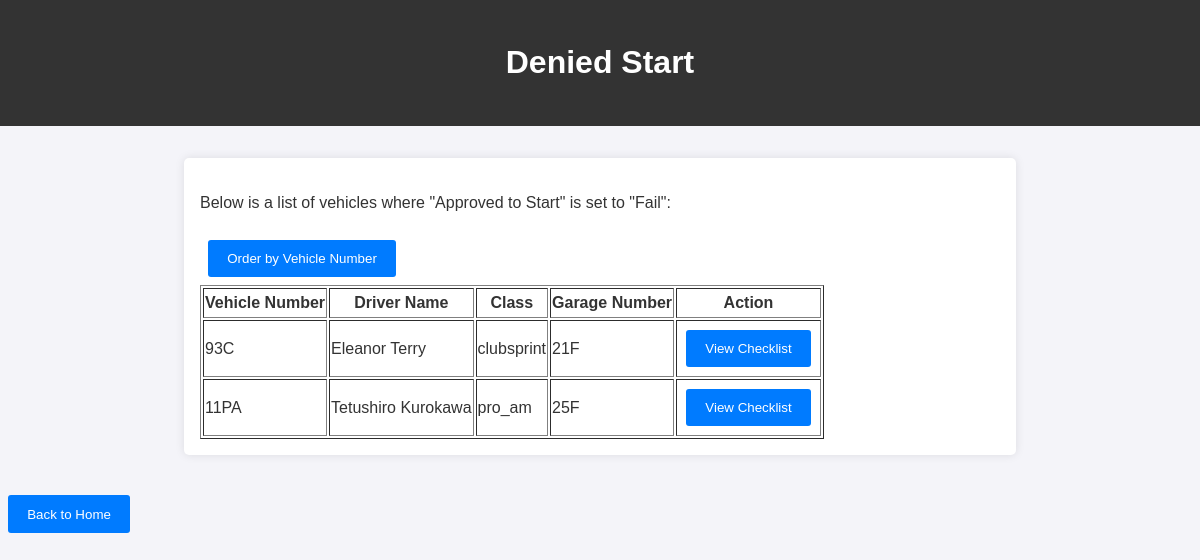
/denied_start?order_by=garage_number, run on the app's committed database.
### models.py (models this page shows)
class Entry(db.Model):
    __tablename__ = 'entries'
    id = db.Column(db.Integer, primary_key=True)  # Unique ID for each entry
    vehicle_number = db.Column(db.String(5), nullable=False)
    vehicle_make = db.Column(db.String(255), nullable=False)
    vehicle_model = db.Column(db.String(255), nullable=False)
    vehicle_type = db.Column(db.String(2), nullable=False, default='W')
    garage_number = db.Column(db.String(255), nullable=True)
    log_book_number = db.Column(db.String(255), nullable=True)
    licence_number = db.Column(db.String(255), nullable=False, default='000000')
    driver_name = db.Column(db.String(255), nullable=False)
    team_name = db.Column(db.String(255), nullable=True)
    class_type = db.Column(db.String(255), nullable=True)  # Renamed from 'class'
    Inspection_report = db.Column(db.Boolean, nullable=False, default=False)
    approved_to_start = db.Column(db.Boolean, nullable=False, default=False)
    failed_items = db.Column(db.Boolean, nullable=False, default=False)
    inspection_checklist = db.relationship('InspectionChecklist', backref='entry', lazy=True)

### app.py (the view, shortened to what this page needs)
@app.route('/denied_start')
def denied_start():
    order_by = request.args.get('order_by', 'vehicle_number')
    if order_by == 'garage_number':
        order_column = func.cast(
            func.substr(
                Entry.garage_number,
                1,
                func.instr(Entry.garage_number + 'A', 'A') - 1
            ),
            Integer
        )
    items = db.session.query(
        Entry.id.label('entry_id'),
        Entry.vehicle_number,
        Entry.driver_name,
        Entry.class_type,
        Entry.garage_number
    ).join(InspectionChecklist, Entry.id == InspectionChecklist.entry_id) \
     .join(InspectionItem, InspectionChecklist.id == InspectionItem.checklist_id) \
     .filter(InspectionItem.item_name == "Approved to Start") \
     .filter(InspectionItem.status == "Fail") \
     .order_by(order_column).all()
    return render_template('denied_start.html', items=items, order_by=order_by)

### app.py (called while the page is built)
@app.before_request
def enable_foreign_keys():
    if 'sqlite' in SQLALCHEMY_DATABASE_URI:
        with db.engine.connect() as connection:
            connection.execute(text("PRAGMA foreign_keys=ON"))

### templates/denied_start.html (shortened to what this page needs)
<!DOCTYPE html>
<html lang="en">
<head>
  <link rel="stylesheet" href="{{ url_for('static', filename='styles.css') }}">
</head>
<body>
  <header>
    <h1>Denied Start</h1>
  </header>
  <section>
    <p>Below is a list of vehicles where "Approved to Start" is set to "Fail":</p>
    <button onclick="window.location.href='?order_by={{ 'garage_number' if order_by == 'vehicle_number' else 'vehicle_number' }}'">
      Order by {{ 'Garage Number' if order_by == 'vehicle_number' else 'Vehicle Number' }}
    </button>
    <table border="1">
      <thead>
        <tr>
          <th>Vehicle Number</th>
          <th>Driver Name</th>
          <th>Class</th>
          <th>Garage Number</th>
          <th>Action</th>
        </tr>
      </thead>
      <tbody>
        {% for item in items %}
        <tr>
          <td>{{ item.vehicle_number }}</td>
          <td>{{ item.driver_name }}</td>
          <td>{{ item.class_type }}</td>
          <td>{{ item.garage_number or "Not Assigned" }}</td>
          <td>
            <form action="/view_checklist" method="POST" style="display:inline;">
              <button type="submit">View Checklist</button>
            </form>
          </td>
        </tr>
        {% endfor %}
      </tbody>
    </table>
  </section>
  <button onclick="window.location.href='/'">Back to Home</button>
</body>
</html>

### static/styles.css (style rules this page uses)
body { font-family: Arial, sans-serif; line-height: 1.6; margin: 0; padding: 0; background-color: #f4f4f9; color: #333; }
header { background: #333; color: #fff; padding: 1rem 0; text-align: center; }
section { margin: 2rem auto; padding: 1rem; max-width: 800px; background: #fff; box-shadow: 0 0 10px rgba(0, 0, 0, 0.1); border-radius: 5px; }
button { margin: 0.5rem; padding: 0.7rem 1.2rem; background: #007BFF; border: none; color: white; border-radius: 3px; cursor: pointer; }

### data on the page
Entry: vehicle_number "93C", driver_name "Eleanor Terry", class_type "clubsprint", garage_number "21F"
Entry: vehicle_number "11PA", driver_name "Tetushiro Kurokawa", class_type "pro_am", garage_number "25F"

### other printed values
{{ 'Garage Number' if order_by == 'vehicle_number' else 'Vehicle Number' }} "Vehicle Number"
